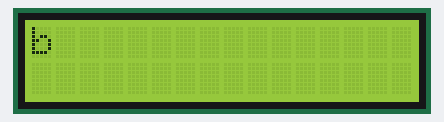
This sketch was run on a simulated Arduino Uno, built with avr-gcc and run on an emulated ATmega328P. Shown: 16×2 character LCD.

Above: at 0.1 s.
At 17.2 s:
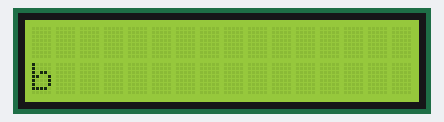

Measured:
- by itself, everything shown: repeats every 16.1 s, in 3 steps
- what the display in image 1 shows lasts 15.1 s, from 17.1 s to 32.2 s

The sketch:

i2c.ino
```cpp
#include <Wire.h>
#include <LiquidCrystal_I2C.h>
// Set the LCD address to 0x27 for a 16 chars and 2 line display
LiquidCrystal_I2C lcd(0x27,16,2);
int c=0;
void setup()
{
  lcd.begin();
  lcd.backlight();

  // Initialize the serial port at a speed of 9600 baud

}
void loop()
{for(int i=0;i<16;i++)
{
  lcd.setCursor(0,i);
  lcd.print("b");
  delay(1000);
  lcd.clear();

}
}
```
